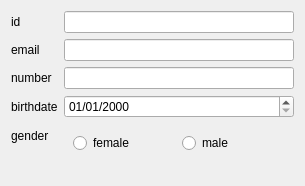
<?xml version="1.0" encoding="UTF-8"?>
<ui version="4.0">
 <class>UserForm</class>
 <widget class="QWidget" name="UserForm">
  <property name="geometry">
   <rect>
    <x>0</x>
    <y>0</y>
    <width>305</width>
    <height>186</height>
   </rect>
  </property>
  <property name="windowTitle">
   <string>Form</string>
  </property>
  <layout class="QVBoxLayout" name="verticalLayout">
   <item>
    <layout class="QFormLayout" name="formLayout">
     <item row="1" column="0">
      <widget class="QLabel" name="emailLabel">
       <property name="text">
        <string>email</string>
       </property>
      </widget>
     </item>
     <item row="1" column="1">
      <widget class="QLineEdit" name="emailLineEdit"/>
     </item>
     <item row="2" column="0">
      <widget class="QLabel" name="numberLabel">
       <property name="text">
        <string>number</string>
       </property>
      </widget>
     </item>
     <item row="2" column="1">
      <widget class="QLineEdit" name="numberLineEdit"/>
     </item>
     <item row="3" column="1">
      <widget class="QDateEdit" name="birthdateDateEdit">
       <property name="displayFormat">
        <string>dd/MM/yyyy</string>
       </property>
      </widget>
     </item>
     <item row="4" column="0">
      <widget class="QLabel" name="genderLabel">
       <property name="text">
        <string>gender</string>
       </property>
      </widget>
     </item>
     <item row="4" column="1">
      <widget class="QWidget" name="genderWidget" native="true">
       <layout class="QHBoxLayout" name="horizontalLayout">
        <item>
         <widget class="QRadioButton" name="femaleRadioButton">
          <property name="text">
           <string>female</string>
          </property>
         </widget>
        </item>
        <item>
         <widget class="QRadioButton" name="maleRadioButton">
          <property name="text">
           <string>male</string>
          </property>
         </widget>
        </item>
       </layout>
      </widget>
     </item>
     <item row="3" column="0">
      <widget class="QLabel" name="birthdateLabel">
       <property name="text">
        <string>birthdate</string>
       </property>
      </widget>
     </item>
     <item row="0" column="0">
      <widget class="QLabel" name="idLabel">
       <property name="text">
        <string>id</string>
       </property>
      </widget>
     </item>
     <item row="0" column="1">
      <widget class="QLineEdit" name="idLineEdit">
       <property name="readOnly">
        <bool>true</bool>
       </property>
      </widget>
     </item>
    </layout>
   </item>
  </layout>
 </widget>
 <resources/>
 <connections/>
</ui>
